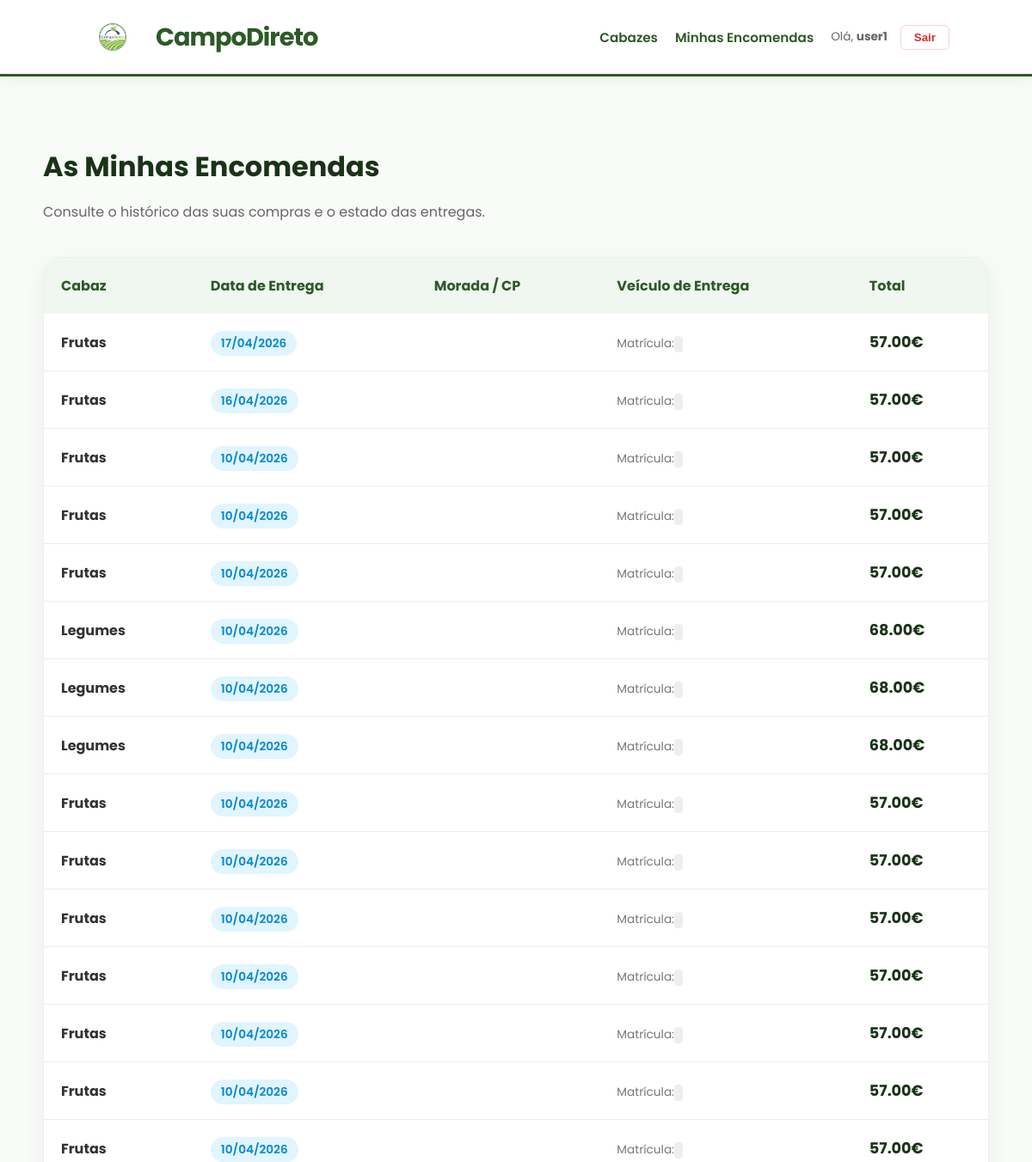
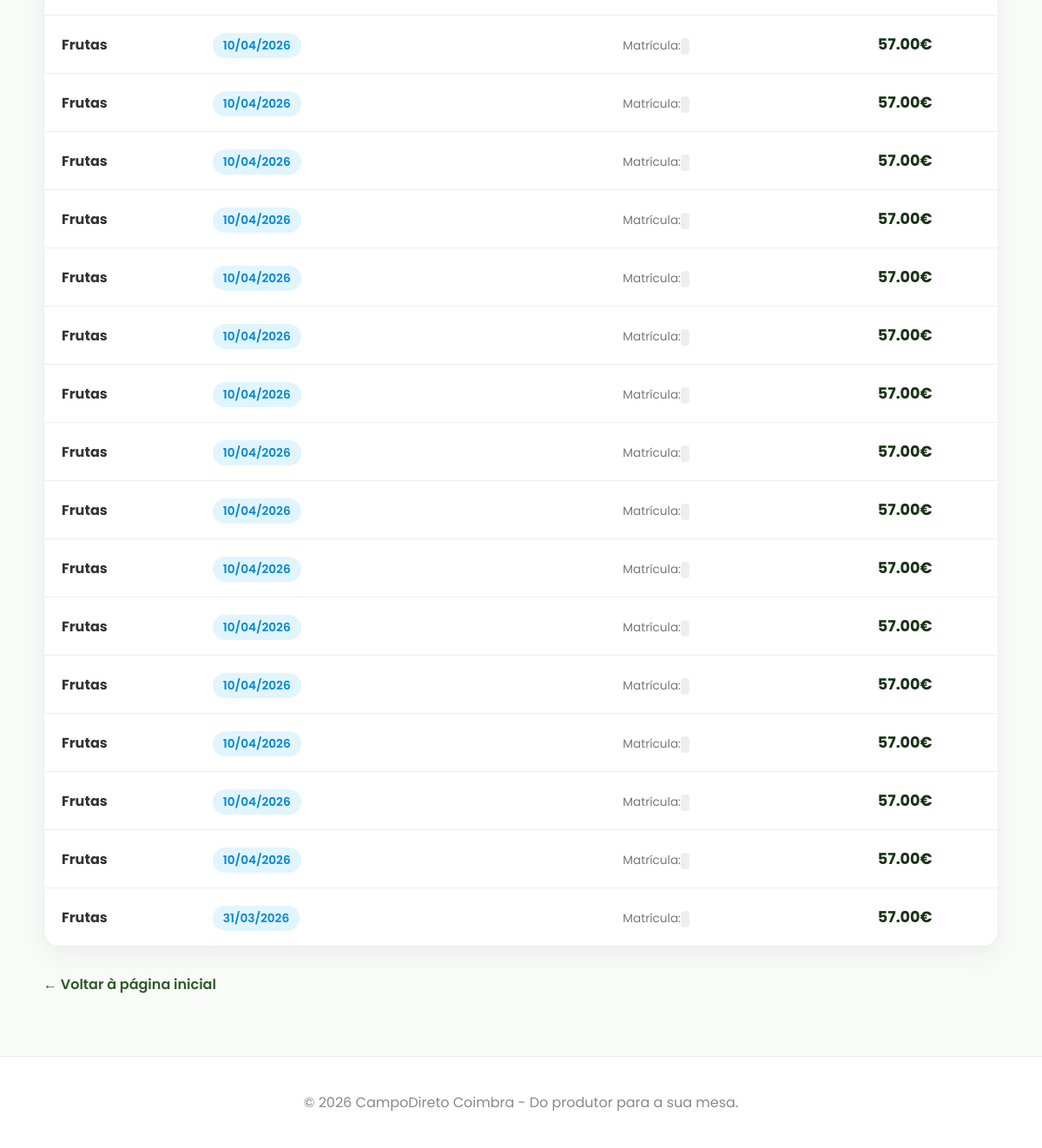
The app's page /orders/historico/ (signed in), older data (2 pictures, top to bottom).
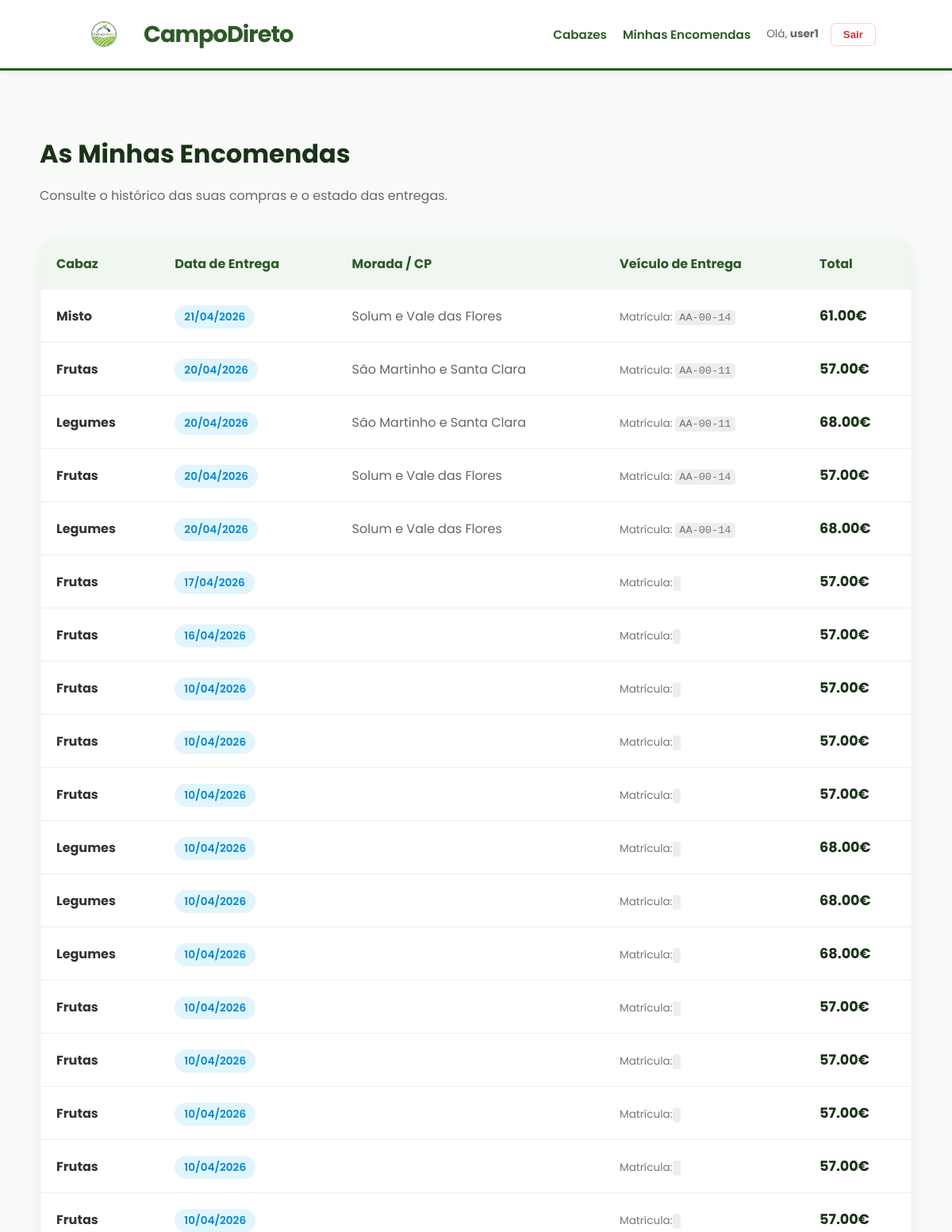
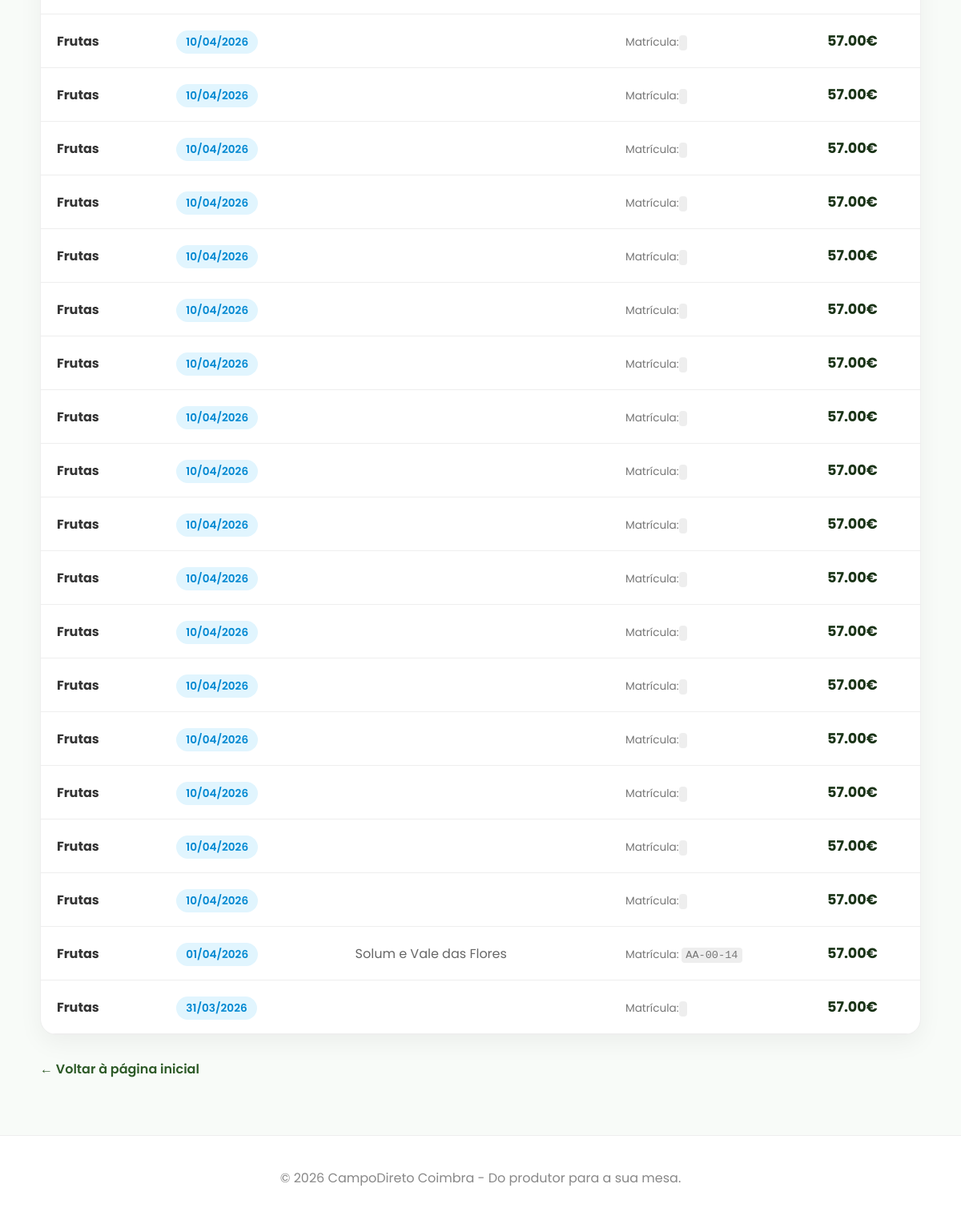
The same page, newer data (2 pictures, top to bottom).
### users/models.py (models this page shows, shortened)
class CustomUser(AbstractUser):
    user_type = models.CharField(max_length=10, choices=USER_TYPES, default='client')
    company_name = models.CharField(max_length=100, blank=True, null=True)
    address = models.CharField(max_length=200, blank=True, null=True)

### orders/models.py (models this page shows, shortened)
class Order(models.Model):
    customer = models.ForeignKey(CustomUser, on_delete=models.CASCADE)
    cabaz = models.ForeignKey(Cabaz, on_delete=models.CASCADE)
    quantity = models.IntegerField(default=1)
    order_date = models.DateTimeField(auto_now_add=True)
    delivery_date = models.DateField()
    zone = models.ForeignKey(Zone, on_delete=models.SET_NULL, null=True)
    vehicle = models.ForeignKey(Vehicle, on_delete=models.SET_NULL, null=True, blank=True)
    driver = models.ForeignKey(Driver, on_delete=models.SET_NULL, null=True, blank=True)
    status = models.CharField(
        max_length=20,
        choices=ORDER_STATUS,
        default='pendente'
    )

### cabazes/models.py (models this page shows, shortened)
class Cabaz(models.Model):
    name = models.CharField(max_length=50, choices=CABAZ_TYPES)
    price = models.DecimalField(max_digits=6, decimal_places=2)
    weight = models.DecimalField(max_digits=6, decimal_places=2)
    description = models.TextField()
    image = models.ImageField(upload_to='cabazes_images/', blank=True, null=True)
    products = models.ManyToManyField(Product, blank=True) # Voltamos ao original

### logistics/models.py (models this page shows, shortened)
class Zone(models.Model):
    name = models.CharField(max_length=100)

class Vehicle(models.Model):
    name = models.CharField(max_length=100)
    license_plate = models.CharField(max_length=20)
    zone = models.ForeignKey(Zone, on_delete=models.CASCADE)

### orders/views.py (the view)
# urls.py: path('historico/', views.historico_encomendas, name='historico_encomendas'),
@login_required
def historico_encomendas(request):
    encomendas = Order.objects.filter(customer=request.user).order_by('-delivery_date')
    return render(request, 'orders/historico.html', {'encomendas': encomendas})

### orders/templates/orders/historico.html (shortened to what this page needs)
{% extends 'base.html' %}
{% block content %}
<div style="margin-bottom: 40px;">
    <h1 style="color: #1a3317; margin-bottom: 10px;">As Minhas Encomendas</h1>
    <p style="color: #666;">Consulte o histórico das suas compras e o estado das entregas.</p>
</div>
{% if encomendas %}
    <div style="background: white; border-radius: 20px; box-shadow: 0 10px 30px rgba(0,0,0,0.05); overflow: hidden; border: 1px solid #eee;">
        <table style="width: 100%; border-collapse: collapse; text-align: left;">
            <thead>
                <tr style="background: #f0f7f0; color: #2d5a27;">
                    <th style="padding: 20px;">Cabaz</th>
                    <th style="padding: 20px;">Data de Entrega</th>
                    <th style="padding: 20px;">Morada / CP</th>
                    <th style="padding: 20px;">Veículo de Entrega</th>
                    <th style="padding: 20px;">Total</th>
                </tr>
            </thead>
            <tbody>
                {% for order in encomendas %}
                <tr style="border-bottom: 1px solid #eee; transition: 0.2s;" onmouseover="this.style.background='#fcfdfc'" onmouseout="this.style.background='transparent'">
                    <td style="padding: 20px;">
                        <strong style="color: #333;">{{ order.cabaz.get_name_display }}</strong>
                    </td>
                    <td style="padding: 20px;">
                        <span style="background: #e1f5fe; color: #0288d1; padding: 5px 12px; border-radius: 20px; font-size: 0.85rem; font-weight: 600;">
                            {{ order.delivery_date|date:"d/m/Y" }}
                        </span>
                    </td>
                    <td style="padding: 20px; color: #666;">
                        {{ order.zone.name }}<br>
                    </td>
                    <td style="padding: 20px; color: #555;">
                        <div style="font-size: 0.85rem; color: #777;">
                            Matrícula: <span style="font-family: monospace; background: #eee; padding: 2px 5px; border-radius: 4px;">{{ order.vehicle.license_plate }}</span>
                         </div>
                    </td>
                    <td style="padding: 20px;">
                        <strong style="font-size: 1.1rem; color: #1a3317;">{{ order.cabaz.price }}€</strong>
                    </td>
                </tr>
                {% endfor %}
            </tbody>
        </table>
    </div>
{% endif %}
<div style="margin-top: 30px;">
    <a href="/" style="color: var(--primary); text-decoration: none; font-weight: 600;">← Voltar à página inicial</a>
</div>
{% endblock %}

### templates/base.html (shortened to what this page needs)
{% load static %}
<!DOCTYPE html>
<html lang="pt">
<head>
</head>
<body>
    <nav>
        <a href="/" class="brand-container">
            <img src="{% static 'images/logo.png' %}" alt="CampoDireto" class="logo-img">
            <span class="brand-name">CampoDireto</span>
        </a>
        <div class="nav-links">
            <a href="/cabazes/">Cabazes</a>
            {% if user.is_authenticated %}
                <a href="/orders/historico/">Minhas Encomendas</a>
                <span style="margin-left: 20px; color: #666; font-size: 0.85rem;">Olá, <strong>{{ user.username }}</strong></span>
                <form action="{% url 'logout' %}" method="post" style="display: inline;">
                    <button type="submit" class="btn-logout">Sair</button>
                </form>
            {% else %}
                <a href="{% url 'login' %}">Entrar</a>
                <a href="/users/registo/" class="btn">Criar Conta</a>
            {% endif %}
        </div>
    </nav>
    <div class="container">
        {% block content %}{% endblock %}
    </div>
    <footer>
        &copy; 2026 CampoDireto Coimbra - Do produtor para a sua mesa.
    </footer>
</body>
</html>

### templates/base.html (style rules this page uses)
:root { --primary: #2d5a27; --accent: #ff9800; --bg: #f8fbf8; }
body { font-family: 'Poppins', sans-serif; margin: 0; background: var(--bg); color: #333; }
nav { background: white; padding: 0.5rem 8%; display: flex; justify-content: space-between; align-items: center; box-shadow: 0 4px 12px rgba(0,0,0,0.05); border-bottom: 3px solid var(--primary); }
.brand-container { display: flex; align-items: center; text-decoration: none; }
.logo-img { height: 70px; width: auto; transition: 0.3s; }
.brand-name { font-size: 1.8rem; font-weight: 700; color: var(--primary); margin-left: 15px; letter-spacing: -1px; }
.nav-links { display: flex; align-items: center; }
.nav-links a { color: var(--primary); text-decoration: none; margin-left: 20px; font-weight: 600; font-size: 0.95rem; }
.btn-logout { background: none; border: 1px solid #ffcdd2; color: #d32f2f; padding: 6px 15px; border-radius: 6px; cursor: pointer; font-weight: 600; margin-left: 15px; transition: 0.2s; }
.container { max-width: 1100px; margin: 40px auto; padding: 20px; min-height: 80vh; }
footer { text-align: center; padding: 40px; background: white; border-top: 1px solid #eee; margin-top: 50px; color: #888; }

Row changes from the older to the newer data that the page shows:
added Order: cabaz.name "Misto", delivery_date "21/04/2026", zone.name "Solum e Vale das Flores", vehicle.license_plate "AA-00-14", cabaz.price "61.00"
added Order: cabaz.name "Frutas", delivery_date "20/04/2026", zone.name "São Martinho e Santa Clara", vehicle.license_plate "AA-00-11", cabaz.price "57.00"
added Order: cabaz.name "Legumes", delivery_date "20/04/2026", zone.name "São Martinho e Santa Clara", vehicle.license_plate "AA-00-11", cabaz.price "68.00"
added Order: cabaz.name "Frutas", delivery_date "20/04/2026", zone.name "Solum e Vale das Flores", vehicle.license_plate "AA-00-14", cabaz.price "57.00"
added Order: cabaz.name "Legumes", delivery_date "20/04/2026", zone.name "Solum e Vale das Flores", vehicle.license_plate "AA-00-14", cabaz.price "68.00"
added Order: cabaz.name "Frutas", delivery_date "01/04/2026", zone.name "Solum e Vale das Flores", vehicle.license_plate "AA-00-14", cabaz.price "57.00"
